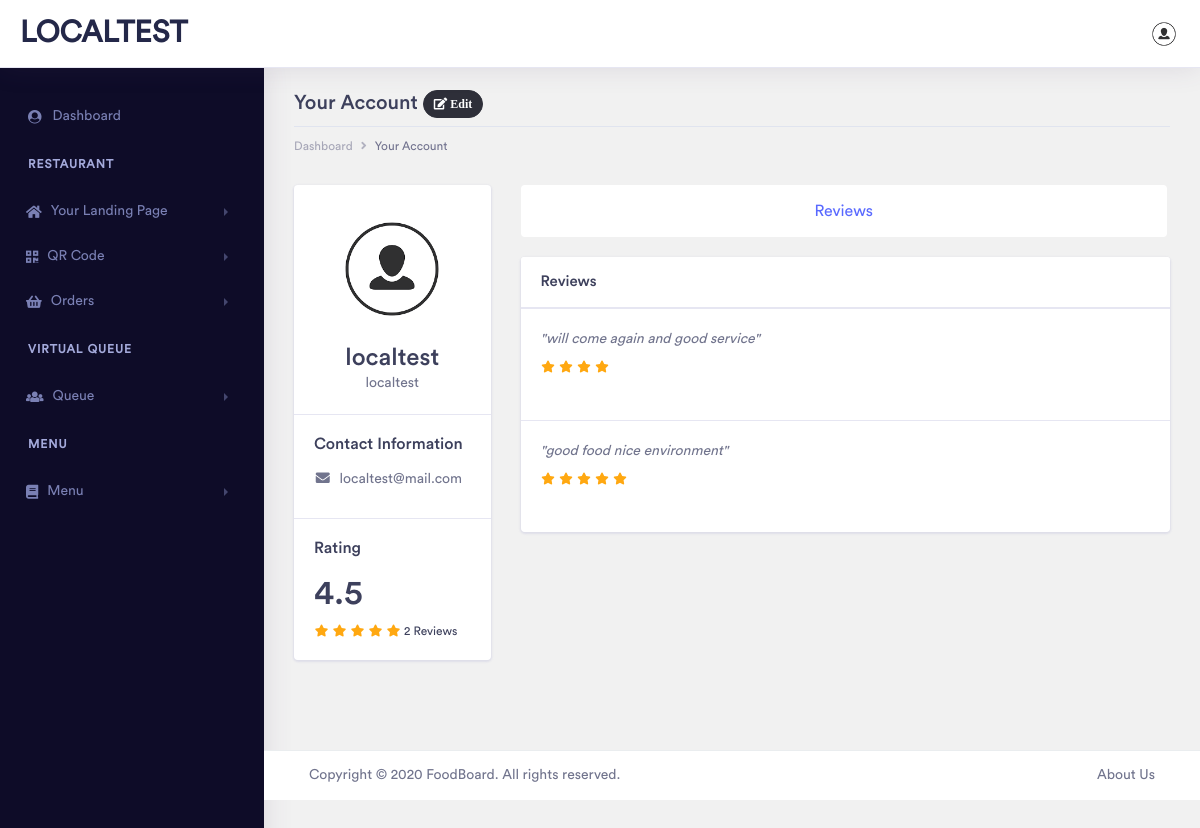
Page /client/profile.php (signed in) on the committed database.
### tables this page shows
CREATE TABLE `fos_client` (
  `uid` int(5) NOT NULL,
  `client_username` varchar(50) NOT NULL,
  `client_email` varchar(50) NOT NULL,
  `client_pass` varchar(50) NOT NULL,
  `client_res_name` varchar(50) NOT NULL,
  `client_status` varchar(50) NOT NULL,
  `client_qr` varchar(50) NOT NULL,
  `client_qr_image` varchar(50) NOT NULL,
  `date_created` varchar(50) NOT NULL,
  `created_by` varchar(50) NOT NULL
);

CREATE TABLE `fos_review` (
  `uid` int(10) NOT NULL,
  `client_uid` int(10) NOT NULL,
  `review_content` varchar(150) NOT NULL,
  `review_stars` varchar(50) NOT NULL,
  `date_created` varchar(50) NOT NULL
);

### client/profile.php (the view, shortened to what this page needs)
<?php
include("include/connectdb.php");
$qry_profile = "SELECT * FROM fos_client
					INNER JOIN fos_landing
					ON fos_client.uid = fos_landing.client_uid
					WHERE fos_client.uid =  '".$_SESSION['user_id']."'";
$result_profile = mysqli_query($db, $qry_profile);
$user_profile = mysqli_fetch_assoc($result_profile);
$qry_review = "SELECT * FROM fos_review
					WHERE client_uid =  '".$_SESSION['user_id']."'";
$result_review = mysqli_query($db, $qry_review);
$num_review = mysqli_num_rows($result_review);
$qry_review2 = "SELECT * FROM fos_review
					WHERE client_uid =  '".$_SESSION['user_id']."'";
$result_review2 = mysqli_query($db, $qry_review2);
$num_review2 = mysqli_num_rows($result_review2);
?>
<!doctype html>
<html lang="en">
<head>
    <link rel="stylesheet" href="assets/vendor/bootstrap/css/bootstrap.min.css">
    <link href="assets/vendor/fonts/circular-std/style.css" rel="stylesheet">
    <link rel="stylesheet" href="assets/libs/css/style.css">
    <link rel="stylesheet" href="assets/vendor/fonts/fontawesome/css/fontawesome-all.css">
</head>
<body>
    <div class="dashboard-main-wrapper">
        <?php
        include("include/navbar.php");
        ?>
        <?php
        include("include/sidebar.php");
        ?>
        <div class="dashboard-wrapper">
            <div class="influence-profile">
                <div class="container-fluid dashboard-content ">
                    <div class="row">
                        <div class="col-xl-12 col-lg-12 col-md-12 col-sm-12 col-12">
                            <div class="page-header">
                                <h3 class="mb-2">Your Account <a href="edit-profile.php" class="btn btn-rounded btn-dark btn-xs"><i class="fas fa-edit"> Edit </i></a></h3>
                                <div class="page-breadcrumb">
                                    <nav aria-label="breadcrumb">
                                        <ol class="breadcrumb">
                                            <li class="breadcrumb-item"><a href="index.php" class="breadcrumb-link">Dashboard</a></li>
                                            <li class="breadcrumb-item active" aria-current="page">Your Account</li>
                                        </ol>
                                    </nav>
                                </div>
                            </div>
                        </div>
                    </div>
                    <div class="row">
                        <div class="col-xl-3 col-lg-3 col-md-5 col-sm-12 col-12">
                            <div class="card">
                                <div class="card-body">
                                    <div class="user-avatar text-center d-block">
                                        <img src="assets/images/user.png" alt="User Avatar" class="rounded-circle user-avatar-xxl">
                                    </div>
                                    <div class="text-center">
                                        <h2 class="font-24 mb-0"><?php echo $user_profile['client_res_name'];?></h2>
                                        <p><?php echo $user_profile['client_username'];?></p>
                                    </div>
                                </div>
                                <div class="card-body border-top">
                                    <h3 class="font-16">Contact Information </h3>
                                    <div class="">
                                        <ul class="list-unstyled mb-0">
                                        <li class="mb-2"><i class="fas fa-fw fa-envelope mr-2"></i><?php echo $user_profile['client_email'];?></li>
                                    </ul>
                                    </div>
                                </div>
                                <div class="card-body border-top">
								<?php
									if($num_review2>=1){
									$as=0;$bs=0;$cs=0;$ds=0;$es=0;
									for($x=0; $x<$num_review2; $x++){
										$review = mysqli_fetch_assoc($result_review2);
										if($review['review_stars'] == 1){
											$as= $as + 1;
										}elseif($review['review_stars'] == 2){
											$bs= $bs + 1;
										}elseif($review['review_stars'] == 3){
											$cs= $cs + 1;
										}elseif($review['review_stars'] == 4){
											$ds= $ds + 1;
										}elseif($review['review_stars'] == 5){
											$es= $es + 1;
										}
									}
									$avg_rating = (1*$as+2*$bs+3*$cs+4*$ds+5*$es)/$num_review2;
									$int_rating = number_format($avg_rating);
								}
								?>
                                    <h3 class="font-16">Rating</h3>
                                    <h1 class="mb-0"><?php if($num_review2>=1){echo number_format($avg_rating,1);}?></h1>
                                    <div class="rating-star">
									<?php if($num_review2>=1){if($int_rating == 1){?>
										<i class="fa fa-fw fa-star"></i>
									<?php }elseif($int_rating == 2){?>
                                        <i class="fa fa-fw fa-star"></i>
										<i class="fa fa-fw fa-star"></i>
									<?php }elseif($int_rating == 3){?>
										<i class="fa fa-fw fa-star"></i>
										<i class="fa fa-fw fa-star"></i>
										<i class="fa fa-fw fa-star"></i>
									<?php }elseif($int_rating == 5){?>
										<i class="fa fa-fw fa-star"></i>
										<i class="fa fa-fw fa-star"></i>
										<i class="fa fa-fw fa-star"></i>
										<i class="fa fa-fw fa-star"></i>
										<i class="fa fa-fw fa-star"></i>
									<?php }} ?>
                                        <p class="d-inline-block text-dark"><?php echo $num_review;?> Reviews </p>
                                    </div>
                                </div>
                            </div>
                        </div>
                        <div class="col-xl-9 col-lg-9 col-md-7 col-sm-12 col-12">
                            <div class="influence-profile-content pills-regular">
                                <ul class="nav nav-pills mb-3 nav-justified" id="pills-tab" role="tablist">
                                    <li class="nav-item">
                                        <a class="nav-link active" id="pills-review-tab" data-toggle="pill" href="#pills-review" role="tab" aria-controls="pills-review" aria-selected="false">Reviews</a>
                                    </li>
                                </ul>
                                <div class="tab-content" id="pills-tabContent">
                                    <div class="tab-pane fade show active" id="pills-review" role="tabpanel" aria-labelledby="pills-review-tab">
                                        <div class="card">
                                            <h5 class="card-header">Reviews</h5>
											<?php for($c=0; $c<$num_review; $c++){ ?>
											<?php $rev = mysqli_fetch_assoc($result_review);?>
												<div class="card-body border-top">
													<div class="review-block">
														<p class="review-text font-italic m-0">"<?php echo $rev['review_content'];?>"</p>
														<div class="rating-star mb-4">
														<?php for($i=0; $i<$rev['review_stars']; $i++){ ?>
															<i class="fa fa-fw fa-star"></i>
														<?php } ?>
														</div>
													</div>
												</div>
											<?php } ?>
                                        </div>
                                    </div>
                                    </div>
                                    </div>
                        </div>
                    </div>
                </div>
            </div>
        <?php
        include("include/footer.php");
        ?>
    </div>
</body>
</html>

### rows in the picture
fos_client: client_res_name "localtest", client_username "localtest", client_email "localtest@mail.com"
fos_review: review_content "will come again and good service", review_stars "4" (drawn)
fos_review: review_content "good food nice environment", review_stars "5" (drawn)

### other values in the picture
$_SESSION['res_name'] "LOCALTEST"
$avg_rating "4.5"
$num_review "2"
